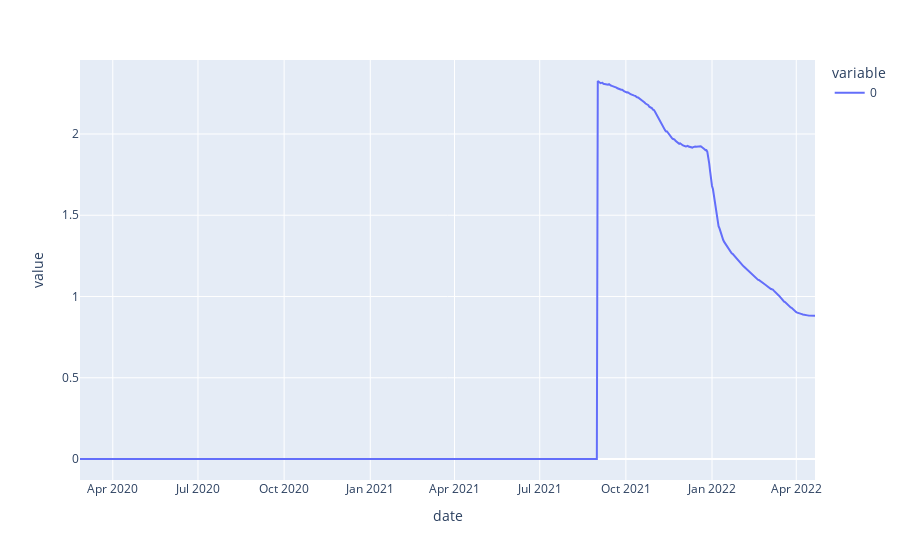

Source (notebook cell):
### Code cell
series_fatality.index = df_daily_stats['date']
series_fatality.plot()

### Figure 1 — Plotly figure (JSON) as saved in the notebook; plotly's stock layout.template omitted (floating-point values rounded to 4 significant figures; data arrays with more than 128 entries replaced by an {"elided": "..."} marker saying what was removed)
{"data": [{"hovertemplate": "variable=0<br>date=%{x}<br>value=%{y}<extra></extra>", "legendgroup": "0", "line": {"color": "#636efa", "dash": "solid"}, "marker": {"symbol": "circle"}, "mode": "lines", "name": "0", "orientation": "v", "showlegend": true, "type": "scatter", "x": {"elided": "781 str values"}, "xaxis": "x", "y": {"elided": "781 float values"}, "yaxis": "y"}], "layout": {"autosize": true, "legend": {"title": {"text": "variable"}, "tracegroupgap": 0}, "margin": {"t": 60}, "xaxis": {"anchor": "y", "autorange": true, "domain": [0, 1], "range": ["2020-02-26", "2022-04-21"], "title": {"text": "date"}, "type": "date"}, "yaxis": {"anchor": "x", "autorange": true, "domain": [0, 1], "range": [-0.1292, 2.455], "title": {"text": "value"}, "type": "linear"}}}
